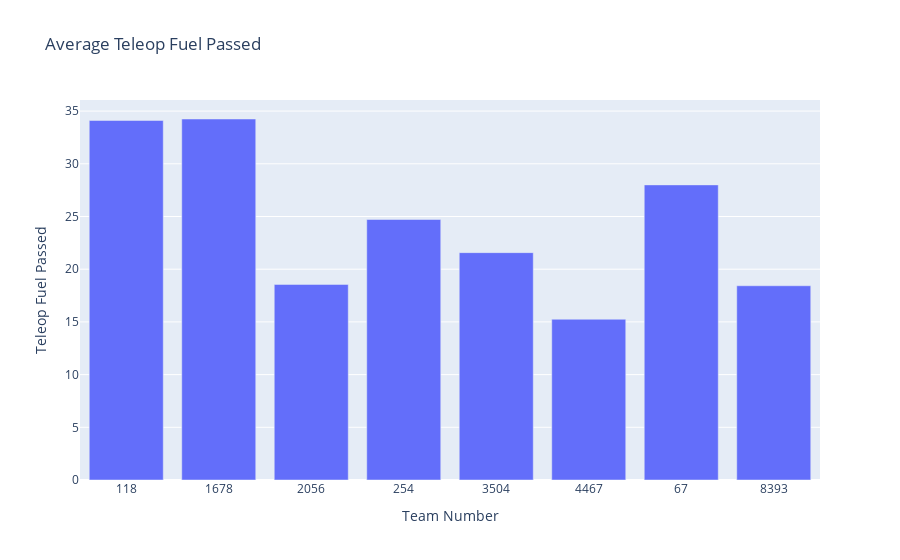

The notebook cell saved with this chart:
### Code cell
teleop_fuel_passed_df = scouted_data.groupby("Team Number")["Teleop Fuel Passed"].mean().reset_index()
fig = px.bar(teleop_fuel_passed_df, x="Team Number", y="Teleop Fuel Passed", title="Average Teleop Fuel Passed", 
             labels={"Total Teleop Fuel Passed": "total fuel passed"})
fig.show()

### Figure 1 — Plotly figure (JSON) as saved in the notebook; plotly's stock layout.template omitted (floating-point values rounded to 4 significant figures)
{"data": [{"hovertemplate": "Team Number=%{x}<br>Teleop Fuel Passed=%{y}<extra></extra>", "legendgroup": "", "marker": {"color": "#636efa", "pattern": {"shape": ""}}, "name": "", "orientation": "v", "showlegend": false, "textposition": "auto", "type": "bar", "x": ["118", "1678", "2056", "254", "3504", "4467", "67", "8393"], "xaxis": "x", "y": [34.11, 34.25, 18.56, 24.71, 21.57, 15.25, 28.0, 18.43], "yaxis": "y"}], "layout": {"barmode": "relative", "legend": {"tracegroupgap": 0}, "title": {"text": "Average Teleop Fuel Passed"}, "xaxis": {"anchor": "y", "domain": [0, 1], "title": {"text": "Team Number"}}, "yaxis": {"anchor": "x", "domain": [0, 1], "title": {"text": "Teleop Fuel Passed"}}}}
